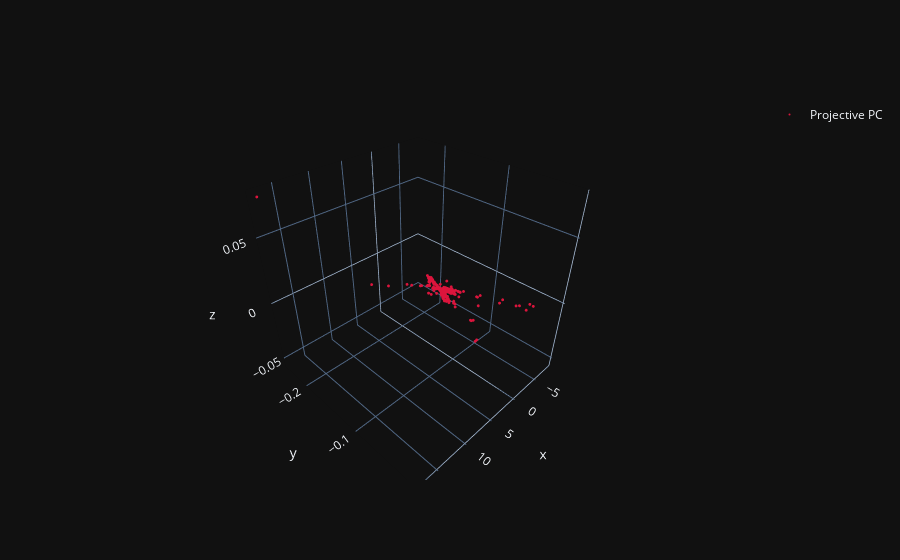

Here is the notebook cell this chart was saved with:
### Markdown cell above
Display the back projection images and projective reconstruction point cloud.
You might see a very weird point cloud.

### Code cell
# backproject to all views
img_pt = []
img_pt_shift = backProjection(cams['P'], scene_points_torch[None, ...]).detach().cpu().numpy()
for k in range(i + 1):
    img_pt.append(shift_px_to_center(img_pt_shift[k], w, h))
img_pt = np.stack(img_pt)
plot_landmarks(images[:i + 1], pxs[:, scene_points_inlier], img_pt[:, scene_points_inlier])

fig = plotly_pointcloud_and_camera(pt3D=[{'name': 'Projective PC', 'data': scene_points[scene_points_inlier]}])
fig.show()

### Figure 1 — Plotly figure (JSON) as saved in the notebook; plotly's stock layout.template omitted (floating-point values rounded to 4 significant figures; data arrays with more than 128 entries replaced by an {"elided": "..."} marker saying what was removed)
{"data": [{"marker": {"color": "crimson", "size": 1}, "mode": "markers", "name": "Projective PC", "showlegend": true, "x": {"elided": "504 float values"}, "y": {"elided": "504 float values"}, "z": {"elided": "504 float values"}, "type": "scatter3d"}], "layout": {"showlegend": true}}
